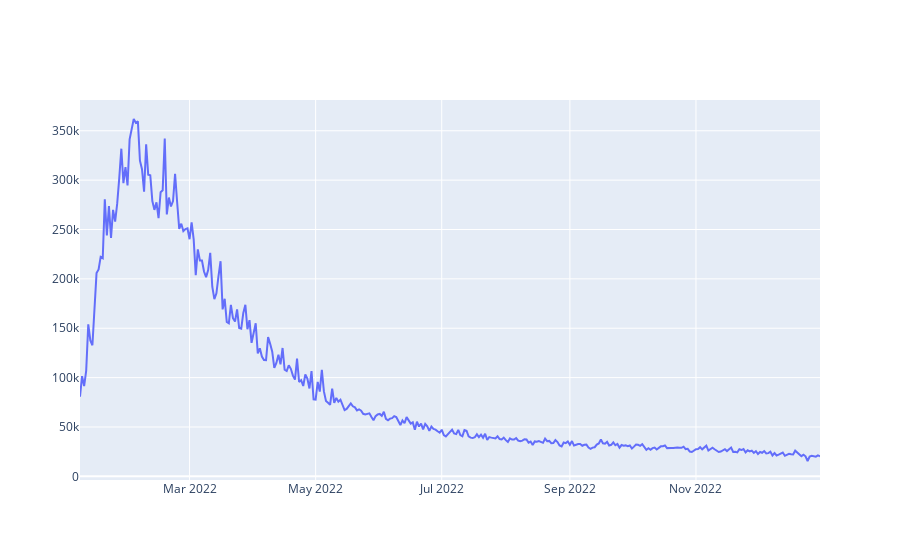

Write notebook code for a chart like this one.
### Code cell
# 用plotly可视化曲线
import plotly.graph_objects as go
fig = go.Figure()
fig.add_trace(go.Scatter(x=df['Date'], y=df['Number of  reported results'],mode='lines',name='results'))
fig.show()

### Figure 1 — Plotly figure (JSON) as saved in the notebook; plotly's stock layout.template omitted (floating-point values rounded to 4 significant figures; data arrays with more than 128 entries replaced by an {"elided": "..."} marker saying what was removed)
{"data": [{"mode": "lines", "name": "results", "type": "scatter", "x": {"elided": "359 str values"}, "y": {"elided": "359 int values"}}], "layout": {}}
